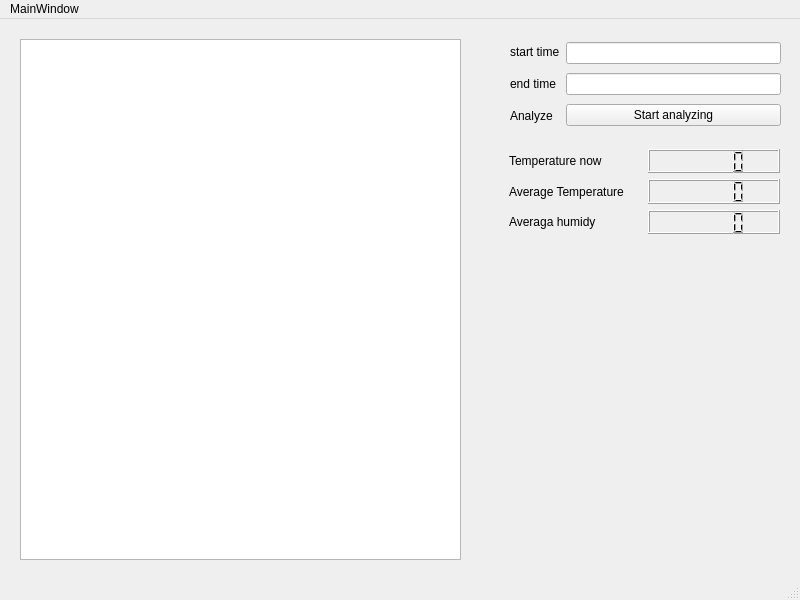
<?xml version="1.0" encoding="UTF-8"?>
<ui version="4.0">
 <class>MainWindow</class>
 <widget class="QMainWindow" name="MainWindow">
  <property name="enabled">
   <bool>true</bool>
  </property>
  <property name="geometry">
   <rect>
    <x>0</x>
    <y>0</y>
    <width>800</width>
    <height>600</height>
   </rect>
  </property>
  <property name="sizePolicy">
   <sizepolicy hsizetype="Fixed" vsizetype="Fixed">
    <horstretch>0</horstretch>
    <verstretch>0</verstretch>
   </sizepolicy>
  </property>
  <property name="mouseTracking">
   <bool>false</bool>
  </property>
  <property name="windowTitle">
   <string>MainWindow</string>
  </property>
  <widget class="QWidget" name="centralwidget">
   <widget class="QWidget" name="horizontalLayoutWidget">
    <property name="geometry">
     <rect>
      <x>510</x>
      <y>20</y>
      <width>271</width>
      <height>90</height>
     </rect>
    </property>
    <layout class="QHBoxLayout" name="horizontalLayout">
     <item>
      <layout class="QVBoxLayout" name="verticalLayout_3">
       <item>
        <widget class="QLabel" name="startTimeLabel">
         <property name="text">
          <string>start time</string>
         </property>
        </widget>
       </item>
       <item>
        <widget class="QLabel" name="endTimeLabel">
         <property name="text">
          <string>end time</string>
         </property>
        </widget>
       </item>
       <item>
        <widget class="QLabel" name="endTimeLabel_2">
         <property name="text">
          <string>Analyze</string>
         </property>
        </widget>
       </item>
      </layout>
     </item>
     <item>
      <layout class="QVBoxLayout" name="verticalLayout">
       <item>
        <widget class="QLineEdit" name="StartLineEdit"/>
       </item>
       <item>
        <widget class="QLineEdit" name="endLineEdit"/>
       </item>
       <item>
        <widget class="QPushButton" name="pushButton">
         <property name="text">
          <string>Start analyzing</string>
         </property>
        </widget>
       </item>
      </layout>
     </item>
    </layout>
   </widget>
   <widget class="QWidget" name="horizontalLayoutWidget_2">
    <property name="geometry">
     <rect>
      <x>509</x>
      <y>130</y>
      <width>271</width>
      <height>85</height>
     </rect>
    </property>
    <layout class="QHBoxLayout" name="horizontalLayout_4">
     <item>
      <layout class="QVBoxLayout" name="verticalLayout_5">
       <item>
        <widget class="QLabel" name="label_3">
         <property name="text">
          <string>Temperature now</string>
         </property>
        </widget>
       </item>
       <item>
        <widget class="QLabel" name="label_2">
         <property name="text">
          <string>Average Temperature</string>
         </property>
        </widget>
       </item>
       <item>
        <widget class="QLabel" name="label">
         <property name="text">
          <string>Averaga humidy</string>
         </property>
        </widget>
       </item>
      </layout>
     </item>
     <item>
      <layout class="QVBoxLayout" name="verticalLayout_4">
       <item>
        <widget class="QLCDNumber" name="lcdNumber"/>
       </item>
       <item>
        <widget class="QLCDNumber" name="lcdNumber_2"/>
       </item>
       <item>
        <widget class="QLCDNumber" name="lcdNumber_3"/>
       </item>
      </layout>
     </item>
    </layout>
   </widget>
   <widget class="QGraphicsView" name="graphicsView">
    <property name="geometry">
     <rect>
      <x>20</x>
      <y>20</y>
      <width>441</width>
      <height>521</height>
     </rect>
    </property>
   </widget>
  </widget>
  <widget class="QMenuBar" name="menubar">
   <property name="geometry">
    <rect>
     <x>0</x>
     <y>0</y>
     <width>800</width>
     <height>21</height>
    </rect>
   </property>
   <widget class="QMenu" name="menuperse">
    <property name="title">
     <string>MainWindow</string>
    </property>
    <addaction name="separator"/>
   </widget>
   <addaction name="menuperse"/>
  </widget>
  <widget class="QStatusBar" name="statusbar"/>
 </widget>
 <resources/>
 <connections/>
</ui>
